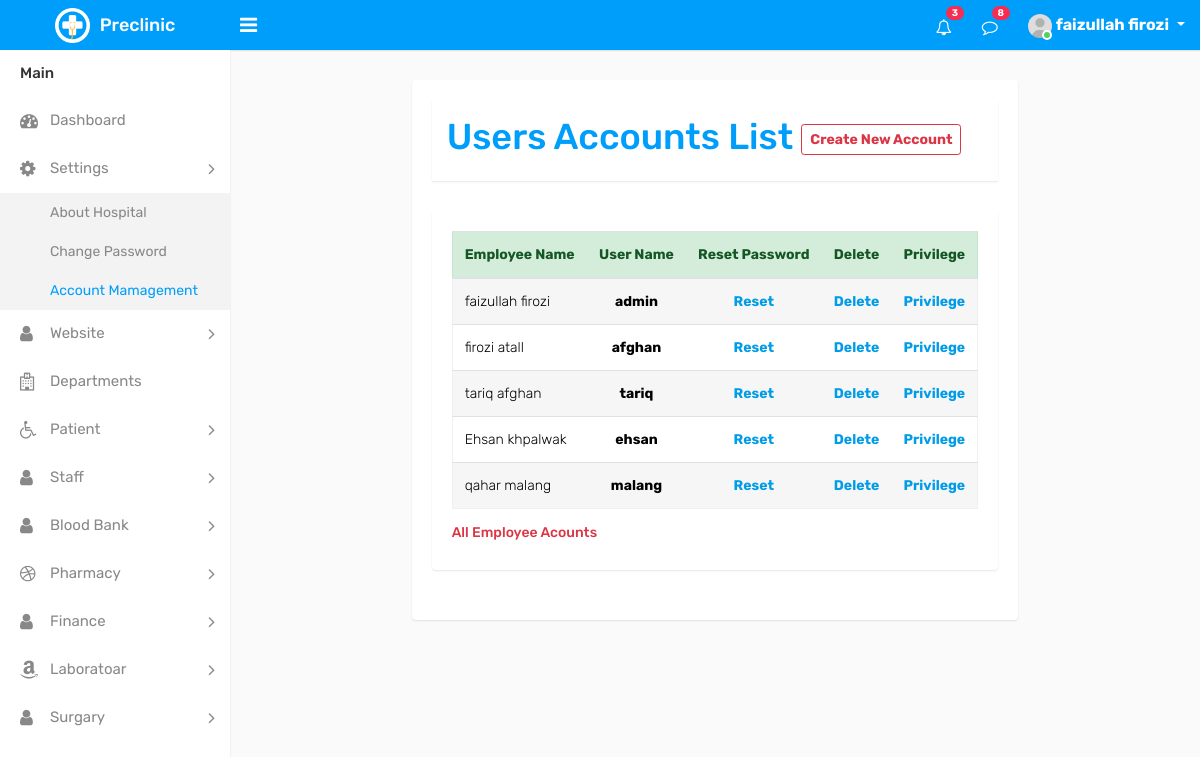
Screenshot of /dashboard/account_management.php (signed in) with the database file from the repository.
### tables this page shows
CREATE TABLE IF NOT EXISTS `users` (
  `user_id` int(11) NOT NULL AUTO_INCREMENT,
  `first_name` varchar(128) NOT NULL,
  `last_name` varchar(128) NOT NULL,
  `user_name` varchar(32) NOT NULL,
  `user_password` varchar(64) NOT NULL,
  `user_photo` varchar(255) DEFAULT NULL,
  `account_status` tinyint(4) NOT NULL,
  `admin_level` tinyint(4) NOT NULL DEFAULT '0',
  `website_level` tinyint(4) NOT NULL DEFAULT '0',
  PRIMARY KEY (`user_id`),
  UNIQUE KEY `username` (`user_name`)
);

### dashboard/account_management.php (the view, shortened to what this page needs)
<?php
    require_once("include/connection.inc.php");
    require_once("include/header.inc.php");
     ?>
<?php
    $users = mysqli_query($con, "SELECT * FROM users");
        $row_users = mysqli_fetch_assoc($users);
?>
    <div class="card card-body  col-lg-8 offset-lg-2 col-md-12 col-sm-12 col-xs-12" >
        <div class="card card-header text-primary ">
<h1 > Users Accounts List <a href="account_add.php" class="btn btn-outline- btn-outline-danger btn-sm "><b >Create New Account</b></a></h1>
        </div>
        <div class="card card-body ">
            <table class="table table-striped table-hover col-sm-12 col-xs-12">
                <thead class="alert alert-success">
                <tr>
                    <th >Employee Name</th>
                    <th class="text-center" >User Name</th>
                    <th class="text-center" >Reset Password</th>
                    <th class="text-center" >Delete</th>
                    <th class="text-center" >Privilege</th>
                </tr>
                </thead>
                <tbody>
    <?php do { ?>
                    <tr>
                        <td class=""><?php echo $row_users["first_name"] . "  " . $row_users["last_name"] ?></td>
                        <th class="text-center" ><?php echo $row_users["user_name"]; ?></th>
                        <th class="text-center">
                            <a href="account_reset.php?employee_id=<?php echo $row_users["user_id"]; ?>" >
                                <span class="glyphicon glyphicon-retweet">Reset</span>
                            </a>
                        </th>
                        <th class="text-center">
                            <a class="delete" href="account_delete.php?employee_id=<?php echo $row_users["user_id"]; ?>" >
                                <span class="glyphicon glyphicon-trash">Delete</span>
                            </a>
                        </th>
                        <th class="text-center">
                            <a href="account_privilege.php?employee_id=<?php echo $row_users["user_id"]; ?>" >
                                <span class="glyphicon glyphicon-btc">Privilege</span>
                            </a>
                        </th>
                    </tr>
<?php } while ($row_users = mysqli_fetch_assoc($users)); ?>
                </tbody>
            </table>
 <h5 class="text-danger ">All Employee Acounts</h5>
        </div>
    </div>
<?php require_once("include/footer.inc.php"); ?>

### rows the page displays
users: first_name "faizullah", last_name "firozi", user_name "admin"
users: first_name "firozi", last_name "atall", user_name "afghan"
users: first_name "tariq", last_name "afghan", user_name "tariq"
users: first_name "Ehsan", last_name "khpalwak", user_name "ehsan"
users: first_name "qahar", last_name "malang", user_name "malang"

### other values shown
$_SESSION["first_name"] "faizullah"
$_SESSION["last_name"] "firozi"
